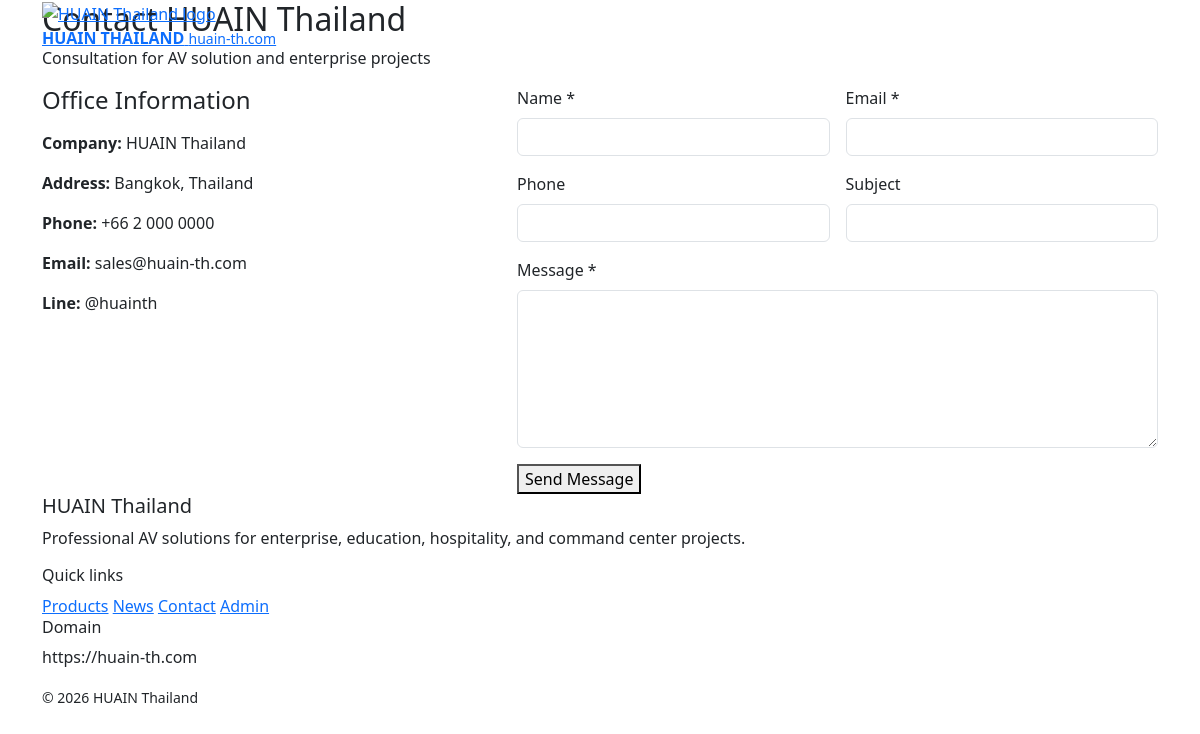
The app's page /contact.php, older data.
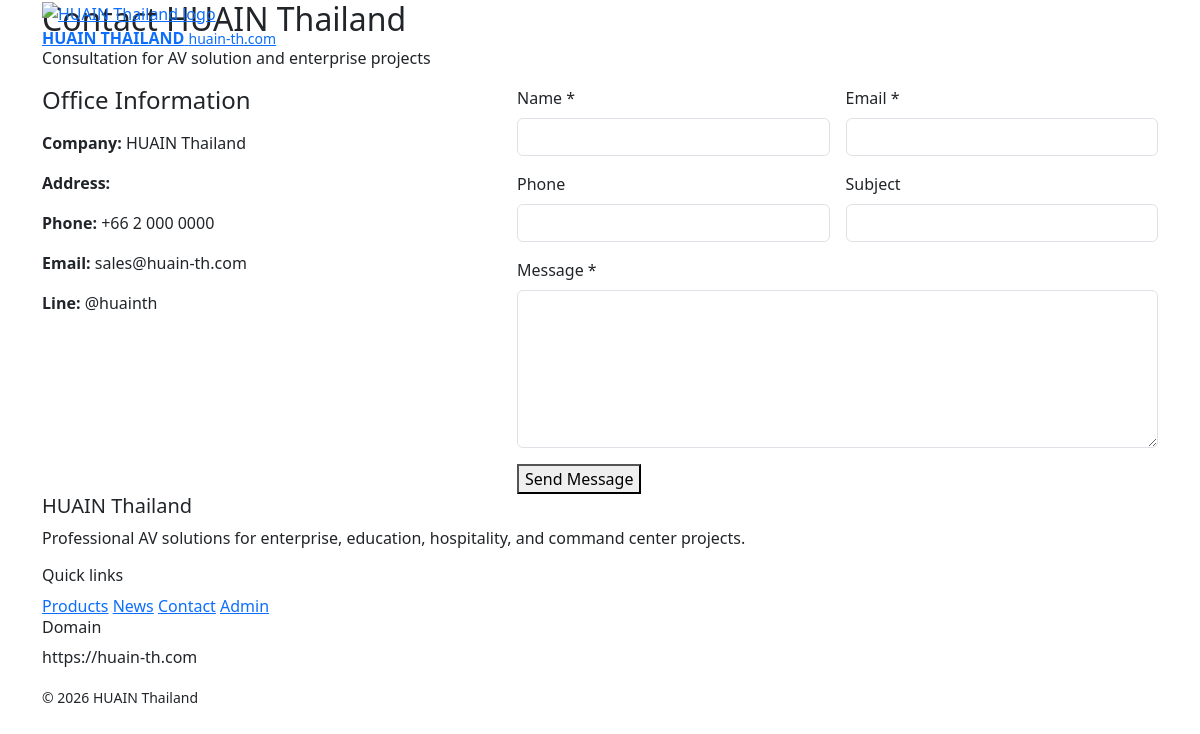
The same page, newer data.
### tables this page shows
CREATE TABLE `contact_information` (
  `id` int(11) NOT NULL AUTO_INCREMENT,
  `company_name` varchar(255) DEFAULT NULL,
  `address` text DEFAULT NULL,
  `phone` varchar(100) DEFAULT NULL,
  `email` varchar(255) DEFAULT NULL,
  `line_id` varchar(100) DEFAULT NULL,
  `google_map` text DEFAULT NULL,
  `facebook` varchar(255) DEFAULT NULL,
  `youtube` varchar(255) DEFAULT NULL,
  PRIMARY KEY (`id`)
);

### includes/functions.php (called while the page is built, shortened)
<?php
function e($value)
{
    return htmlspecialchars((string) $value, ENT_QUOTES, 'UTF-8');
}

### contact.php (the view, shortened to what this page needs)
<?php
require_once __DIR__ . '/includes/init.php';
$contactStmt = $pdo->query('SELECT * FROM contact_information ORDER BY id ASC LIMIT 1');
$contactInfo = $contactStmt->fetch();
include __DIR__ . '/includes/site-header.php';
?>
<section class="section-block">
    <div class="container">
        <div class="section-head">
            <div>
                <h2>Contact HUAIN Thailand</h2>
                <p>Consultation for AV solution and enterprise projects</p>
            </div>
        </div>
        <div class="row g-4">
            <div class="col-lg-5">
                <div class="side-panel h-100">
                    <h4 class="mb-3">Office Information</h4>
                    <p><strong>Company:</strong> <?= e($contactInfo['company_name'] ?? 'HUAIN Thailand') ?></p>
                    <p><strong>Address:</strong> <?= e($contactInfo['address'] ?? '-') ?></p>
                    <p><strong>Phone:</strong> <?= e($contactInfo['phone'] ?? '-') ?></p>
                    <p><strong>Email:</strong> <?= e($contactInfo['email'] ?? '-') ?></p>
                    <p><strong>Line:</strong> <?= e($contactInfo['line_id'] ?? '-') ?></p>
                </div>
            </div>
            <div class="col-lg-7">
                <div class="form-shell">
                    <form method="post">
                        <div class="row g-3">
                            <div class="col-md-6">
                                <label class="form-label">Name *</label>
                                <input type="text" name="name" class="form-control" required>
                            </div>
                            <div class="col-md-6">
                                <label class="form-label">Email *</label>
                                <input type="email" name="email" class="form-control" required>
                            </div>
                            <div class="col-md-6">
                                <label class="form-label">Phone</label>
                                <input type="text" name="phone" class="form-control">
                            </div>
                            <div class="col-md-6">
                                <label class="form-label">Subject</label>
                                <input type="text" name="subject" class="form-control">
                            </div>
                            <div class="col-12">
                                <label class="form-label">Message *</label>
                                <textarea name="message" class="form-control" rows="6" required></textarea>
                            </div>
                            <div class="col-12">
                                <button class="btn-gold" type="submit">Send Message</button>
                            </div>
                        </div>
                    </form>
                </div>
            </div>
        </div>
    </div>
</section>
<?php include __DIR__ . '/includes/site-footer.php';

Row changes from the older to the newer data that the page shows:
changed contact_information "HUAIN Thailand": address "Bangkok, Thailand" → (not shown)
